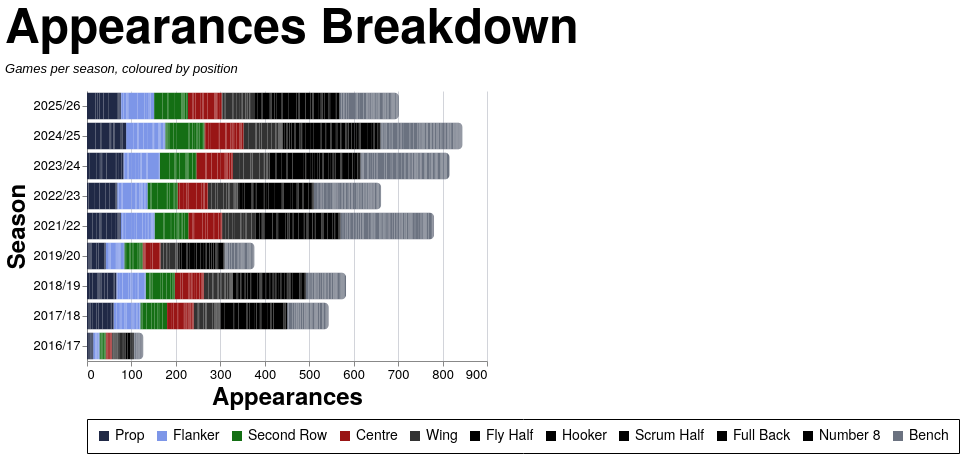

Vega-Lite specification stored for this chart:
### Vega-Lite specification from a JSON file in a GitHub repository (floating-point values rounded to 4 significant figures; data arrays with more than 128 entries replaced by an {"elided": "..."} marker saying what was removed)
{"config": {"axis": {"labelFont": "PT Sans Narrow, Helvetica Neue, Helvetica, Arial, sans-serif", "titleFont": "PT Sans Narrow, Helvetica Neue, Helvetica, Arial, sans-serif", "labelFontSize": 13, "titleFontSize": 24, "gridColor": "#202947", "gridOpacity": 0.2, "zindex": 1}, "text": {"font": "Lato, sans-serif"}, "bar": {"cornerRadiusEnd": 5}, "header": {"labelFont": "PT Sans Narrow, Helvetica Neue, Helvetica, Arial, sans-serif", "titleFont": "PT Sans Narrow, Helvetica Neue, Helvetica, Arial, sans-serif", "labelFontSize": 24, "titleFontSize": 28, "labelFontWeight": "bold", "orient": "left"}, "legend": {"labelFont": "PT Sans Narrow, Helvetica Neue, Helvetica, Arial, sans-serif", "titleFont": "PT Sans Narrow, Helvetica Neue, Helvetica, Arial, sans-serif", "labelFontSize": 14, "titleFontSize": 16, "titlePadding": 5, "fillColor": "white", "strokeColor": "black", "padding": 10, "titleFontWeight": "lighter", "titleFontStyle": "italic", "titleColor": "gray", "offset": 10}, "title": {"font": "PT Sans Narrow, Helvetica Neue, Helvetica, Arial, sans-serif", "fontSize": 48, "fontWeight": "bold", "anchor": "start", "align": "center", "titlePadding": 20, "subtitlePadding": 10, "subtitleFontSize": 13, "subtitleColor": "", "subtitleFontStyle": "italic", "offset": 15, "color": "black"}, "axisX": {"labelAngle": 0}, "facet": {"title": null, "header": null, "align": {"row": "each", "column": "each"}, "spacing": 10}, "resolve": {"scale": {"y": "independent", "facet": "independent"}}, "background": "transparent", "scale": {"offsetBandPaddingOuter": 0.2, "offsetBandPaddingInner": 0.1}, "view": {"stroke": null, "background": "transparent"}}, "data": {"name": "data-88059f93e0fa8994f9f021d0a9fd4776"}, "mark": {"type": "bar"}, "encoding": {"color": {"field": "color_value", "legend": {"orient": "bottom", "title": null}, "scale": {"domain": ["Prop", "Flanker", "Second Row", "Centre", "Wing", "Fly Half", "Hooker", "Scrum Half", "Full Back", "Number 8", "Bench"], "range": ["#202946", "#7d96e8", "#146f14", "#991515", "#333333", "#000000", "#000000", "#000000", "#000000", "#000000", "#6b7280"]}, "type": "nominal"}, "order": {"field": "stack_order", "type": "quantitative"}, "tooltip": [{"field": "player", "title": "Player", "type": "nominal"}, {"field": "season", "title": "Season", "type": "nominal"}, {"field": "color_value", "title": "Position", "type": "nominal"}, {"aggregate": "sum", "field": "apps", "title": "Appearances", "type": "quantitative"}], "x": {"aggregate": "sum", "field": "apps", "title": "Appearances", "type": "quantitative"}, "y": {"field": "season", "sort": {"field": "season_sort", "op": "max", "order": "descending"}, "title": "Season", "type": "nominal"}}, "height": {"step": 30}, "title": {"text": "Appearances Breakdown", "subtitle": "Games per season, coloured by position"}, "width": 400, "$schema": "https://vega.github.io/schema/vega-lite/v5.20.1.json", "datasets": {"data-88059f93e0fa8994f9f021d0a9fd4776": {"elided": "2509 records"}}}
